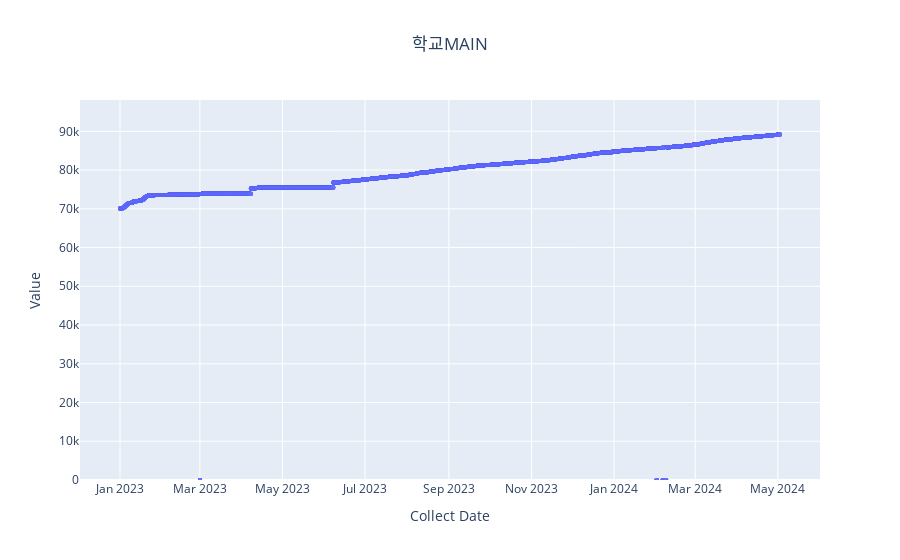

Notebook source saved alongside this figure:
### Markdown cell above
#### Data Loading

### Code cell
import os
import numpy as np
import pandas as pd
import pickle
import lightgbm as lgb
#from lightgbm import LGBMRegressor  # sckit에서 lightgbm을 wrapping한 것
from sklearn.model_selection import train_test_split
import datetime
from sklearn.metrics import root_mean_squared_error
import matplotlib.pyplot as plt
import plotly.graph_objects as go
import Utility as Util

########
buildingID, buildingName = 'B0001', '용학초등학교'
file_path = '/home/ymatics/CodingSpace/2024_AI_BEMS/241014_data_colec_h/data_colec_h_202410141046_B0006.csv'
#########
df_buildID = pd.read_csv(file_path)
df_buildID['colec_dt'] = pd.to_datetime(df_buildID['colec_dt']).dt.floor('min')  # 분 이하는 제거
print(f"timestamp(first~last): {df_buildID['colec_dt'].iloc[0]} ~ {df_buildID['colec_dt'].iloc[-1]}")
print(f"timestamp(min~max):    {df_buildID['colec_dt'].min()} ~ {df_buildID['colec_dt'].max()}")

start_date, end_date = pd.to_datetime('2023-01-01 00:00:00'), pd.to_datetime('2024-10-14 10:00:00')
df_raw_all = df_buildID[(df_buildID['colec_dt'] >= start_date) & (df_buildID['colec_dt'] <= end_date)]

devID, device_name = 2001, '학교MAIN'

Util.print_tagCD(df_raw_all, devID)
tag_dict = {30001: '현재 출력'}
tag_dict = {40004: '데이터 유효성 체크'}  # 이 것으로 missing_ratio 관찰
tag_dict = {key: f"{value}@{device_name}" for key, value in tag_dict.items()}
# dictionary를 이용해 각 태그 데이터를 선택
tags = {key: Util.select_devID_tagCD(df_raw_all, devID, tagCD=key) for key in tag_dict.keys()}
# 특정 태그에 대해 추가 연산 수행 (예: 전체누적사용량 차이 계산)
#tags[40004] = calc_tagCD_diff(tags[40004])  # '전체누적사용량_차'

# 그래프를 그리기 위해 필요한 데이터를 리스트로 변환
tag_data = [tags[key] for key in tag_dict.keys()]
tag_names = [tag_dict[key] for key in tag_dict.keys()]
Util.plot_dfL_devID_tagCD(tag_data, tag_names, device_name, createFig=True)


import B0008_MainPower_DataProcessing_241111 as DP

df_raw = pd.DataFrame(data=tag_data[0]['colec_val'].values, index=tag_data[0]['colec_dt'], columns=['value'])
#df_raw = df_raw.iloc[int(len(df_raw)/2-1500):-1].copy()
print(f"timestamp: {df_raw.index[0]}, {df_raw.index[-1]}")
#df_interpol = Util.resample_time_index_interpolate_NaN_df(df_raw, '15min', 'linear')
#Util.plot_interpolated_data(df_raw, df_interpol, device_name, createFig=True)
#Util.plot_data(df_raw, plotType='simple', title=None, W=10, H=5)

X_df, y_df, nan_counts_df, missing_ratio = DP.preprocess(df_raw, points=4, freqInterval='15min')
print(f"nan_counts max= {nan_counts_df.max()}, {missing_ratio= }")

print(f"missing_ratio= {missing_ratio*100:.1f}")

### Figure 1 — Plotly figure (JSON) as saved in the notebook; plotly's stock layout.template omitted (floating-point values rounded to 4 significant figures; data arrays with more than 128 entries replaced by an {"elided": "..."} marker saying what was removed)
{"data": [{"marker": {"size": 4}, "mode": "markers", "name": "현재 출력@학교MAIN, max=89164.8", "type": "scatter", "x": {"elided": "46447 str values"}, "y": {"elided": "46447 float values"}}], "layout": {"legend": {"bgcolor": "rgba(255, 255, 255, 0.5)", "bordercolor": "rgba(0, 0, 0, 0.5)", "borderwidth": 1, "traceorder": "normal", "x": 0.01, "y": 0.98}, "title": {"text": "학교MAIN", "x": 0.5, "xanchor": "center"}, "xaxis": {"title": {"text": "Collect Date"}}, "yaxis": {"range": [-6.1, 98080.0], "title": {"text": "Value"}}}}
